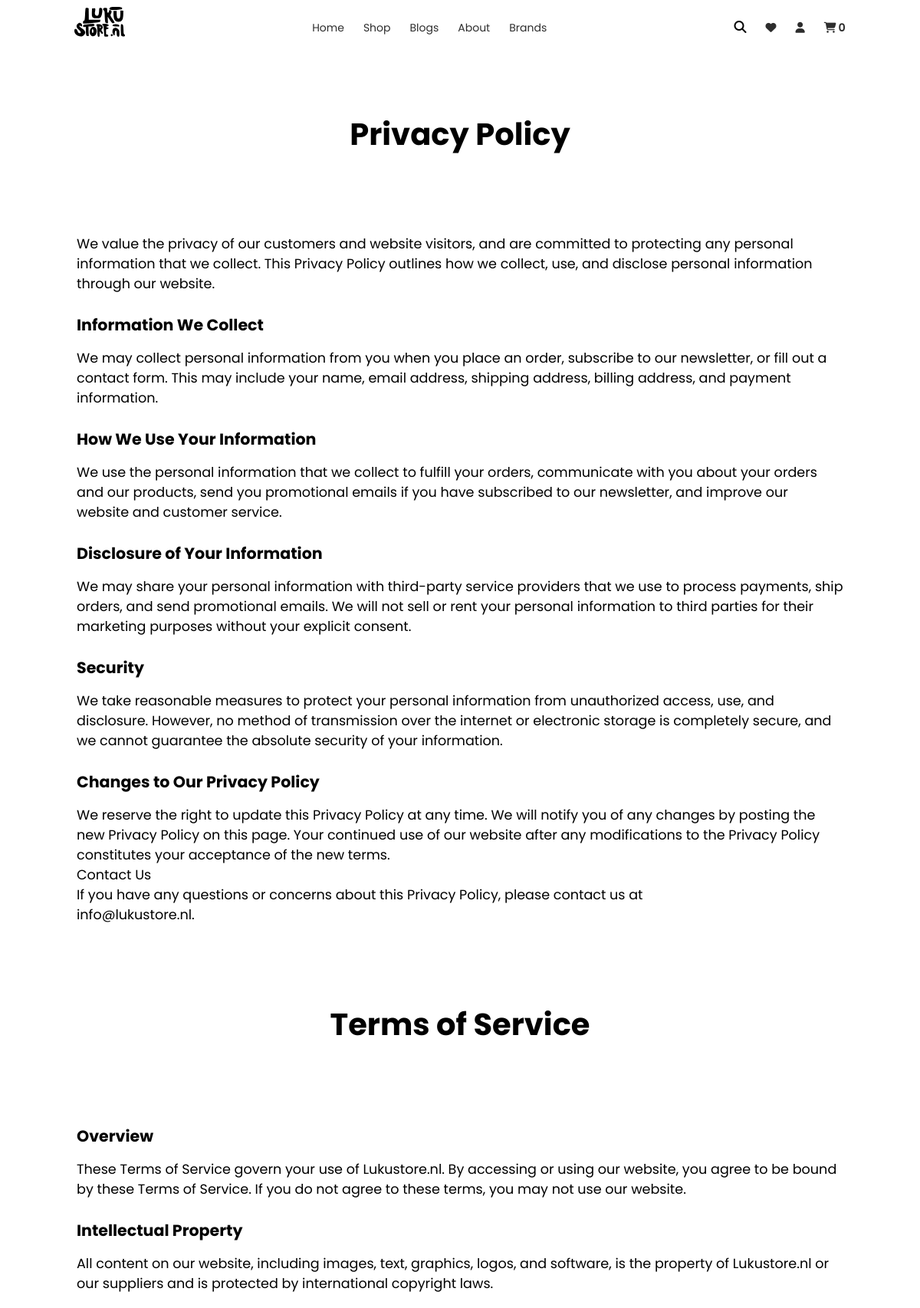
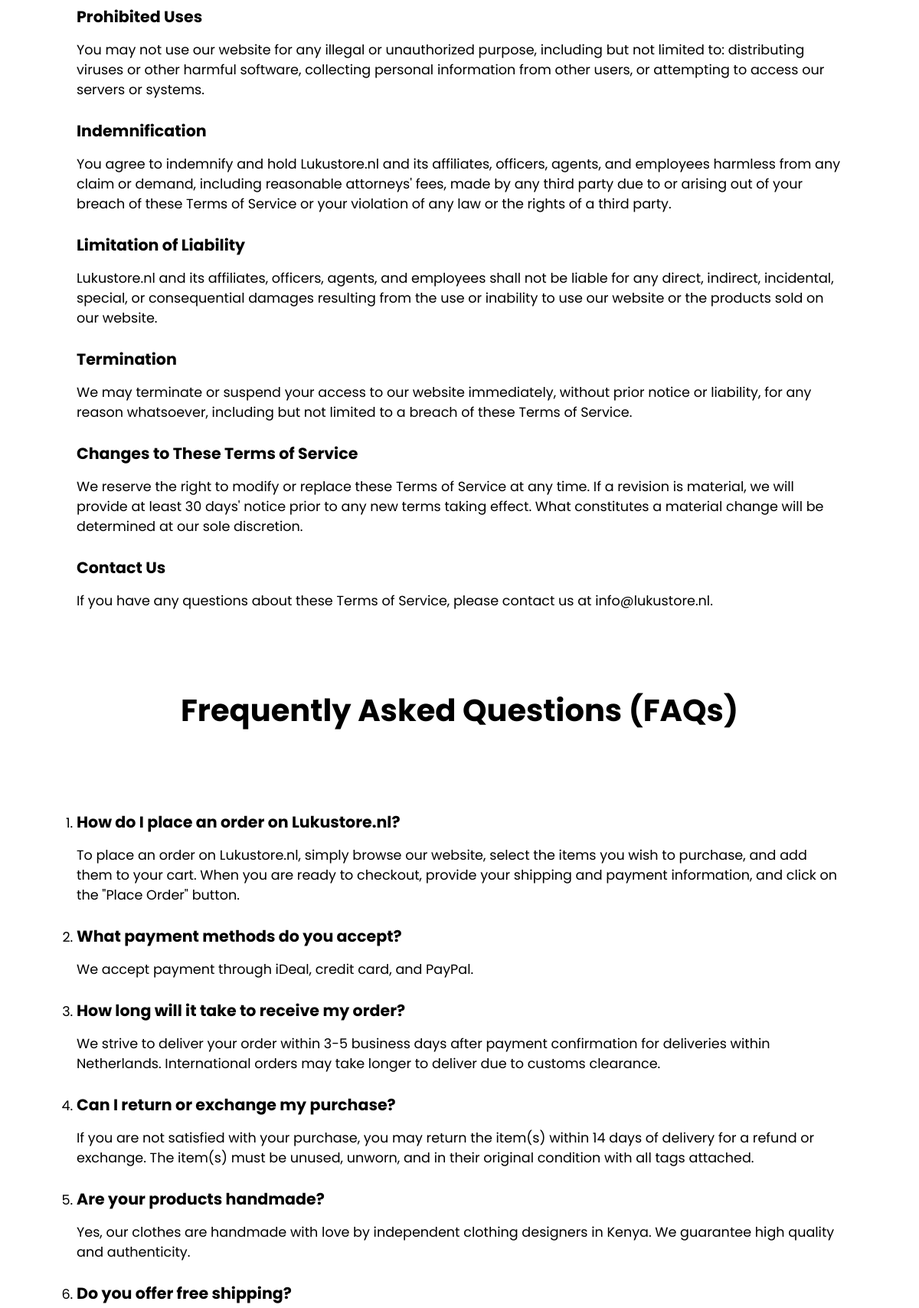
Screenshot of /help/ (upper part) with the database file from the repository (2 pictures, top to bottom).
### myapp/models.py (models this page shows)
class Help(models.Model):
    privacy_policy = models.TextField()
    terms_of_service = models.TextField()
    faqs = models.TextField()
    orders_n_delivery = models.TextField()
    return_n_refunds_policy = models.TextField()
    payment_methods = models.TextField()

### myapp/views.py (the view)
# urls.py: path('help/', help, name='help'),
def help(request):
    page_name = f" | Help"
    data = cartData(request)
    cartItems = data['cartItems']
    help = Help.objects.first()
    context = {'help': help,
                'page_name': page_name,
                'cartItems': cartItems,
                }
    return render(request, 'help.html', context)

### myapp/utils.py (called while the page is built, shortened)
def cookieCart(request):
    try:
        cart = json.loads(request.COOKIES['cart'])
    except:
        cart = {}
    print('Cart:', cart)
    items = []
    order = {
            'get_cart_total': 0,
            'get_cart_items': 0,
            'shipping': False,
            }
    cartItems = order['get_cart_items']
    return {'cartItems': cartItems, 'order': order, 'items': items}

def cartData(request):
    if request.user.is_authenticated:
        customer = request.user.customer
        order, created = Order.objects.get_or_create(customer=customer, complete=False)
        items = order.orderitem_set.all()
        cartItems = order.get_cart_items
    else:
        cookieData = cookieCart(request)
        cartItems = cookieData['cartItems']
        order = cookieData['order']
        items = cookieData['items']
    return {'cartItems': cartItems, 'order': order, 'items': items}

### myapp/templates/help.html (shortened to what this page needs)
{% extends 'base.html' %} {% load static %} {% block body %}
<div class="help">
  <p id="privacyPolicy">{{ help.privacy_policy|safe }}</p>
  <p id="termsOfService">{{ help.terms_of_service|safe }}</p>
  <p id="faqs">{{ help.faqs|safe }}</p>
</div>
{% endblock %}

### myapp/static/css/index.css (style rules this page uses)
* { font-family: "Poppins", sans-serif; box-sizing: border-box; margin: 0; padding: 0; }
html { scroll-behavior: smooth; font-size: 16px; }
body { font-size: 1rem; }
.help { margin: -25px 100px 100px 100px; display: flex; flex-direction: column; justify-content: space-evenly; font-size: 1.1rem; }
.help h3 { margin-bottom: 15px; margin-top: 25px; }
.help h2 { text-align: center; font-size: 2.5rem; margin-bottom: 100px; margin-top: 100px; }

### rows the page displays
Help: privacy_policy "Privacy Policy We value the privacy of our customers and website visitors, and are committed to protecting any personal information that we collect. This Privacy Policy outlines how we collect, use, and disclose personal information through our website. Information We Collect We may collect personal information from you when you place an order, subscribe to our newsletter, or fill out a contact form. This may include your name, email address, shipping address, billing address, and payment information. How We Use Your Information We use the personal information that we collect to fulfill your orders, communicate with you about your orders and our products, send you promotional emails if you…", terms_of_service "Terms of Service Overview These Terms of Service govern your use of Lukustore.nl. By accessing or using our website, you agree to be bound by these Terms of Service. If you do not agree to these terms, you may not use our website. Intellectual Property All content on our website, including images, text, graphics, logos, and software, is the property of Lukustore.nl or our suppliers and is protected by international copyright laws. Prohibited Uses You may not use our website for any illegal or unauthorized purpose, including but not limited to: distributing viruses or other harmful software, collecting personal information from other users, or attempting to access our servers or systems.…", faqs "Frequently Asked Questions (FAQs) How do I place an order on Lukustore.nl? To place an order on Lukustore.nl, simply browse our website, select the items you wish to purchase, and add them to your cart. When you are ready to checkout, provide your shipping and payment information, and click on the \"Place Order\" button. What payment methods do you accept? We accept payment through iDeal, credit card, and PayPal. How long will it take to receive my order? We strive to deliver your order within 3-5 business days after payment confirmation for deliveries within Netherlands. International orders may take longer to deliver due to customs clearance. Can I return or exchange my purchase? If you are…"

### other values shown
{{ cartItems }} "0"
